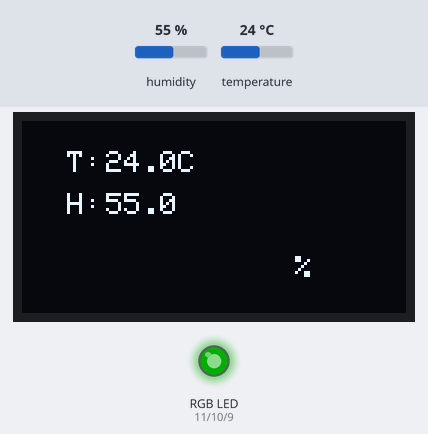
Recording of a sketch running on a simulated Arduino Uno, built with avr-gcc and run on an emulated ATmega328P. Shown: 128×64 one-colour display, an RGB LED mixed from three pins (HIGH = lit). The inputs (shaded band) are chosen by the test bench; at power-on: temperature 24 °C, humidity 55 %. Dim RGB values are drawn brighter than linear.

Above: at 1.2 s.
1.3 s: temperature set to 21 °C
At 2.9 s:
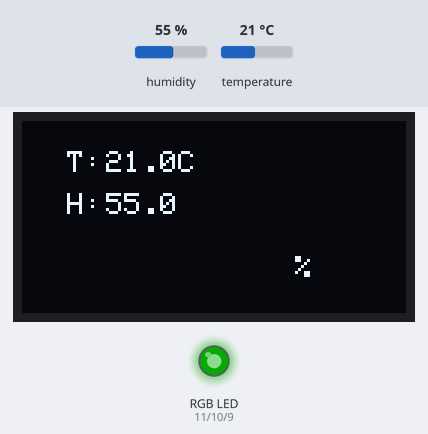
4.0 s: temperature set to 18 °C
At 5.6 s:
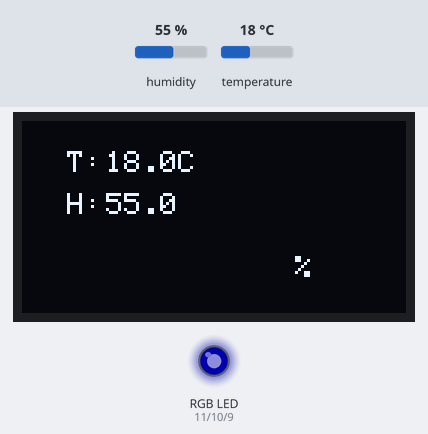
6.7 s: humidity set to 22 %
At 8.7 s:
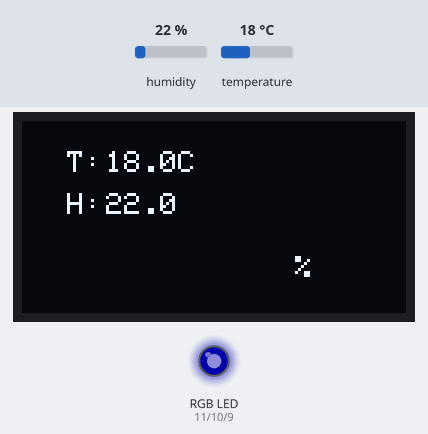
9.7 s: humidity set to 40 %
At 11.4 s:
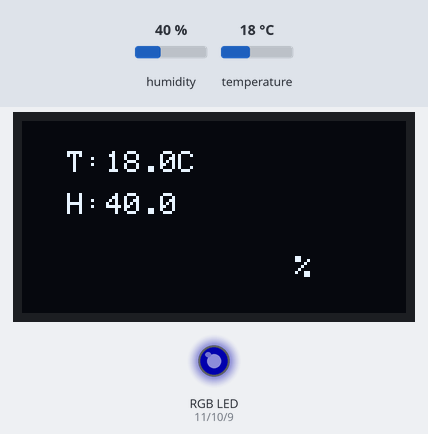
Timing chart, 0 to 12.9 s (numbered marks = the images above; inputs shaded):
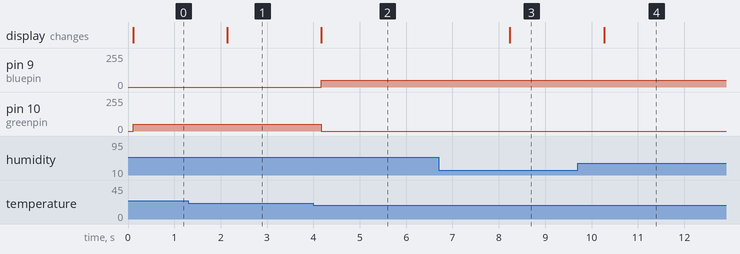

Measured:
- the behaviour switches between 20 and 19 °C on temperature (found by bisection; images 1 and 2)
- after the input at 1.3 s, the display: changes after 0.84 s (image 1)
- after the input at 4.0 s, pin 9 (bluepin): 0/255 → 50/255 after 0.17 s; pin 10 (greenpin): 50/255 → 0/255 after 0.17 s; the display: changes after 0.17 s (image 2)
- after the input at 6.7 s, the display: changes after 1.5 s (image 3)
- after the input at 9.7 s, the display: changes after 0.57 s (image 4)

The sketch:

TemperaturechackerbyHodori.ino
```cpp
int redpin = 11;
int greenpin = 10;
int bluepin = 9;
#include <SPI.h>
#include <Wire.h>
#include <Adafruit_GFX.h>
#include <Adafruit_SSD1306.h>

#define OLED_RESET 4
Adafruit_SSD1306 display(OLED_RESET);
#include <Adafruit_Sensor.h>
#include "DHT.h"
#include <DHT_U.h>

#define DHTPIN 2     // Digital pin connected to the DHT sensor
// Feather HUZZAH ESP8266 note: use pins 3, 4, 5, 12, 13 or 14 --
// Pin 15 can work but DHT must be disconnected during program upload.

// Uncomment the type of sensor in use:
#define DHTTYPE    DHT11     // DHT 11
//#define DHTTYPE    DHT22     // DHT 22 (AM2302)
//#define DHTTYPE    DHT21     // DHT 21 (AM2301)

// See guide for details on sensor wiring and usage:
//   https://learn.adafruit.com/dht/overview
DHT dht(DHTPIN, DHTTYPE,11);
char _h[5],_t[5];
void setup() {
  // put your setup code here, to run once:
  pinMode(redpin, OUTPUT);
  pinMode(greenpin, OUTPUT);
  pinMode(bluepin, OUTPUT);
  display.begin(SSD1306_SWITCHCAPVCC,0x3C);
  display.clearDisplay();
  display.display();
  dht.begin();

}

void loop() {
  // put your main code here, to run repeatedly:
  display.clearDisplay();
  display.setTextSize(1);
  float h = dht.readHumidity(); float t = dht.readTemperature();
  dtostrf(h,4, 1, _h); dtostrf(t, 4, 1, _t);
  display.setTextColor(WHITE);
  display.clearDisplay();
  display.setCursor(15,10); display.println("T:");
  display.setCursor(15,24); display.println("H:");

  display.setCursor(28,10); display.println(_t);
  display.setCursor(28,24); display.println(_h);

  display.setCursor(52,10); display.println("C");
  display.setCursor(85,45); display.println(" %");
  display.display();
  if ( t < 20){
    setColor(0 , 0, 50);
  }
  else if ( t >21){
    setColor(0, 50, 0);
  }
  else if (t > 31){
    setColor(50, 0, 0);


  }
}
void setColor(int red, int green, int blue)
{
  analogWrite(redpin, red);
  analogWrite(greenpin, green);
  analogWrite(bluepin, blue);
}
```
